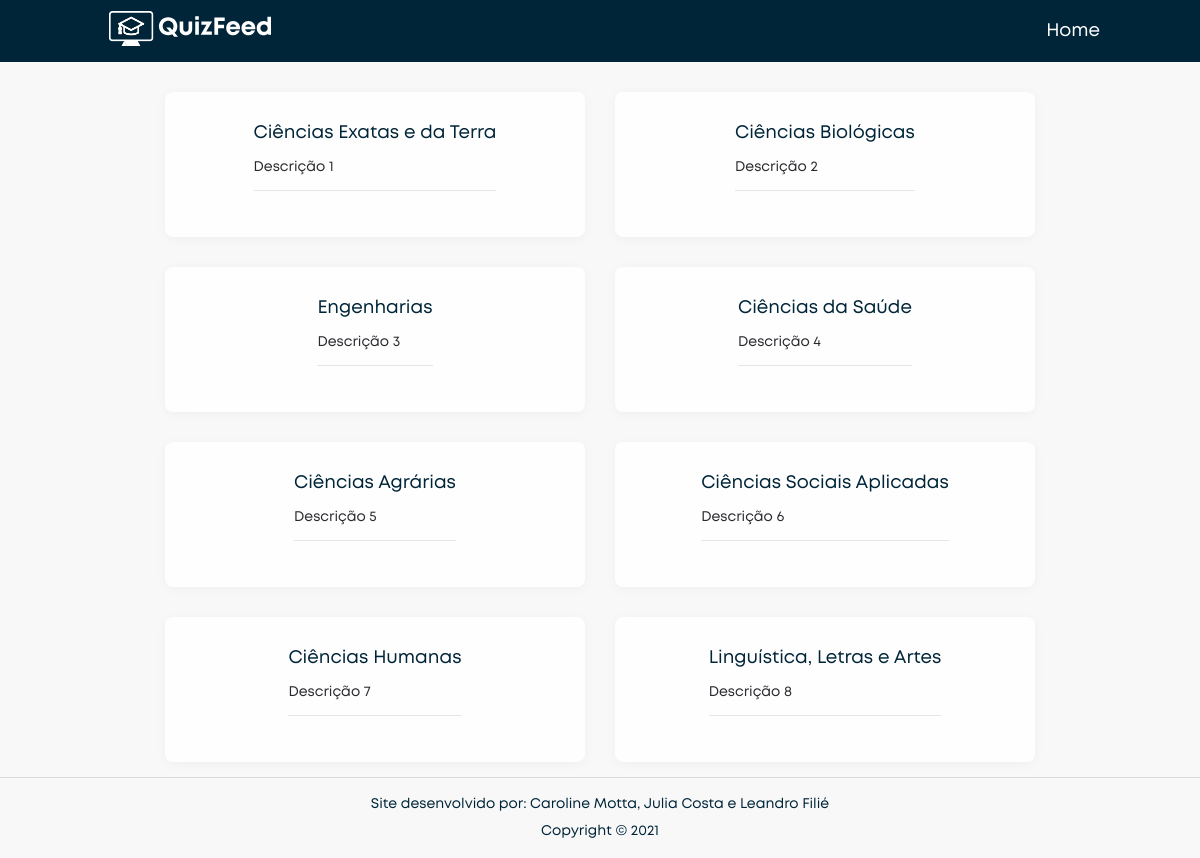
Page /areas.php on the earlier database version.
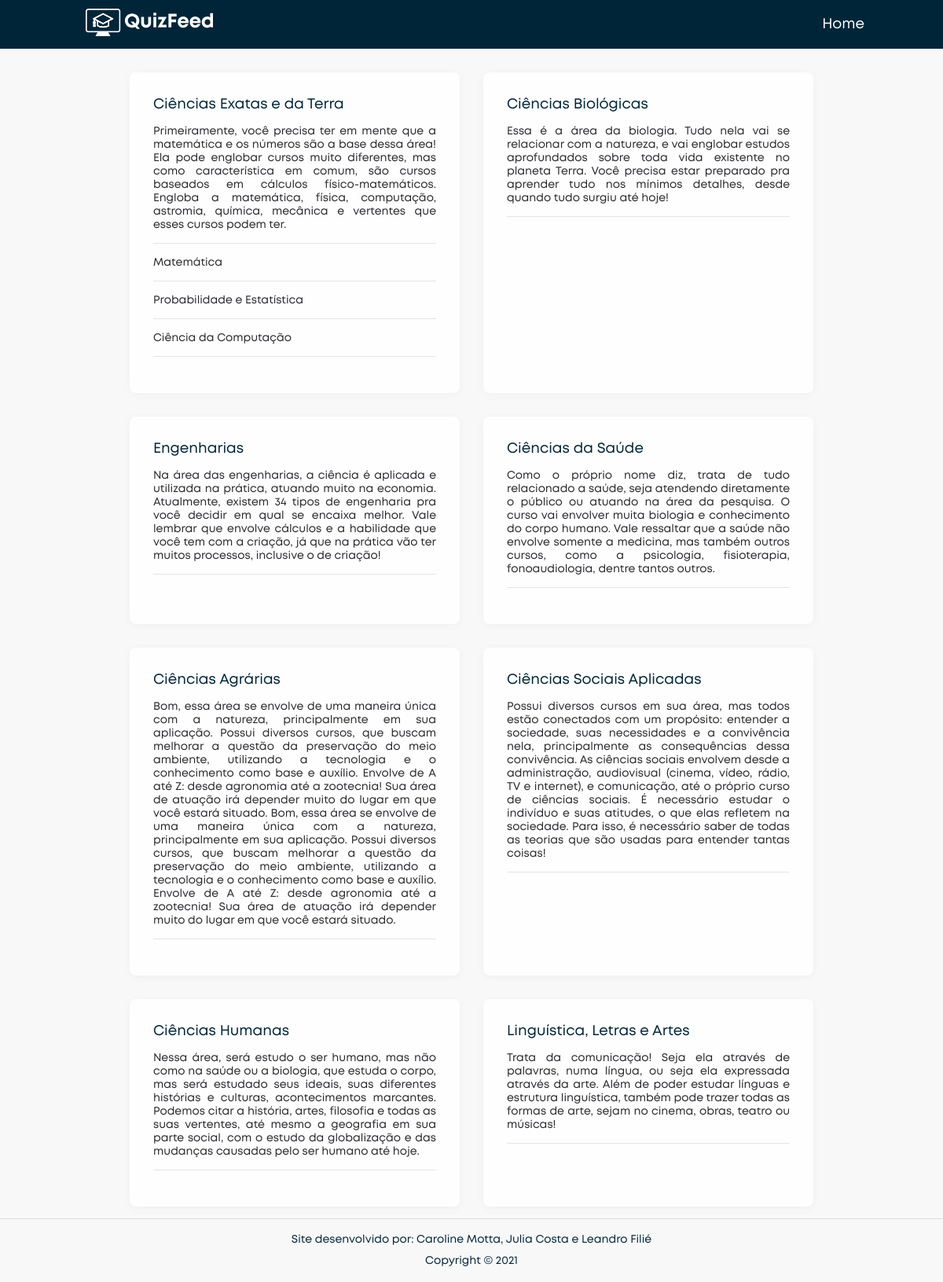
Same page on the later database version.
### tables this page shows
CREATE TABLE `area` (
  `id_area` int(11) NOT NULL,
  `nome` varchar(50) NOT NULL,
  `descricao` longtext NOT NULL
);

CREATE TABLE `curso` (
  `id_curso` int(11) NOT NULL,
  `nome` varchar(100) NOT NULL,
  `cod_area` int(11) NOT NULL
);

### areas.php (the view, shortened to what this page needs)
<!DOCTYPE html>
<html lang="pt-br">
<head>
    <?php include './inc/head.inc'; ?>
    <link rel="stylesheet" href="./style/areas.css">
</head>
<body>
    <header class="header">
        <nav>
            <div><a href="index.php"><img src="./assets/images/logo.svg" alt="logo" class="logo"></a></div>
            <ul class="menu">
                <li><a href="index.php">Home</a></li>
            </ul>
        </nav>
    </header>
    <main>
        <div class="areas">
            <?php
			include "inc/conexao.php";
				$select = 'SELECT *FROM area';
				$resultado = mysqli_query($conexao,$select);
                while($linha=mysqli_fetch_assoc($resultado)){
					$selectCursos = 'SELECT * FROM curso WHERE cod_area = '.$linha["id_area"].'';
					$resultadoCursos = mysqli_query($conexao,$selectCursos);
                    echo '
                        <div class="card">
                            <div class="card-content">
                                <h5>'.$linha["nome"].'</h5>
                                <p>
                                    '.$linha["descricao"].'
                                </p>
                                <div class="cursos">
								<span class="separador"></span>';
								while ($linhaCursos=mysqli_fetch_assoc($resultadoCursos)){
									echo '<p>'.$linhaCursos["nome"].'</p>
                                    <span class="separador"></span>';
								}
								echo '
                                </div>
                            </div>
                        </div>
                    ';
                }
            ?>
            </div>
    </main>
    <?php include './inc/footer.inc'; ?>
</body>
</html>

### inc/head.inc (shortened to what this page needs)
<link rel="stylesheet" href="./style/main.css">
<link rel="stylesheet" href="./style/menu_mobile.css">

### inc/footer.inc
<footer>
    <div> Site desenvolvido por: Caroline Motta, Julia Costa e Leandro Filié</div>
    <div>Copyright &copy 2021</div>
</footer>

### style/main.css (style rules this page uses)
:root { --azul: #002539; --laranja: #ed7201; --area-main: calc(100vh - 143px); --border-color: #e5e5e5; }
html { font-size: 14px; }
* { box-sizing: border-box; font-family: "Mont"; }
body { margin: 0; padding: 0; background: #f8f8f8; color: #29292e; }
.header { width: 100%; top: 0; z-index: 100; height: 62px; display: flex; align-items: center; justify-content: center; }
.header nav { width: 100%; max-width: 1000px; display: flex; align-items: center; justify-content: space-between; margin: 0 50px; }
.header nav .menu { display: flex; align-items: center; gap: 4rem; padding-left: 0; }
.header nav .menu li a { display: block; color: white; font-weight: 600; font-size: 1.3rem; }
main { max-width: 800px; }
.logo { width: 13rem; height: 2.5rem; }
ul { list-style: none; }
a { text-decoration: none; color: inherit; }
footer { display: flex; flex-direction: column; align-items: center; justify-content: center; height: 55px; width: 100%; padding: 40px 0; border-top: 1px #00253921 solid; text-align: center; }
footer div { margin: 5px 0; font-size: 1rem; color: #002539; }
* { scrollbar-width: thin; }

### style/areas.css (style rules this page uses)
header { background: var(--azul); }
main { display: flex; flex-direction: column; justify-content: flex-start; align-items: center; text-align: center; margin: auto; min-height: var(--area-main); max-width: 1500px; }
.areas { display: flex; justify-content: center; flex-wrap: wrap; margin: auto; padding-top: 15px; }
.areas .card { display: flex; flex-direction: column; align-items: center; width: 35%; min-width: 350px; margin: 15px; background: #fefefe; border-radius: 8px; border: none; box-shadow: 0px 2px 12px rgba(0, 0, 0, 0.04); }
.areas .card h5 { font-weight: bold; font-size: 1.3rem; text-align: justify; color: var(--azul); margin: 0; }
.areas .card p { font-size: 1rem; text-align: justify; }
.areas .card .card-content { text-align: center; height: 100%; padding: 30px; }
.areas .card .separador { display: block; height: 1px; width: 100%; margin-bottom: 16px; background: var(--border-color); }

Differences in the rows shown:
changed area "Ciências Exatas e da Terra": descricao "Descrição 1" → "Primeiramente, você precisa ter em mente que a matemática e os números são a base dessa área! Ela pode englobar cursos muito diferentes, mas como característica em comum, são cursos baseados em cálculos físico-matemáticos. Engloba a matemática, física, computação, astromia, química, mecânica e vertentes que esses cursos podem ter."
added curso: nome "Matemática", shown under area "Ciências Exatas e da Terra"
added curso: nome "Probabilidade e Estatística", shown under area "Ciências Exatas e da Terra"
added curso: nome "Ciência da Computação", shown under area "Ciências Exatas e da Terra"
changed area "Ciências Biológicas": descricao "Descrição 2" → "Essa é a área da biologia. Tudo nela vai se relacionar com a natureza, e vai englobar estudos aprofundados sobre toda vida existente no planeta Terra. Você precisa estar preparado pra aprender tudo nos mínimos detalhes, desde quando tudo surgiu até hoje!"
changed area "Engenharias": descricao "Descrição 3" → "Na área das engenharias, a ciência é aplicada e utilizada na prática, atuando muito na economia. Atualmente, existem 34 tipos de engenharia pra você decidir em qual se encaixa melhor. Vale lembrar que envolve cálculos e a habilidade que você tem com a criação, já que na prática vão ter muitos processos, inclusive o de criação!"
changed area "Ciências da Saúde": descricao "Descrição 4" → "Como o próprio nome diz, trata de tudo relacionado a saúde, seja atendendo diretamente o público ou atuando na área da pesquisa. O curso vai envolver muita biologia e conhecimento do corpo humano. Vale ressaltar que a saúde não envolve somente a medicina, mas também outros cursos, como a psicologia, fisioterapia, fonoaudiologia, dentre tantos outros."
changed area "Ciências Agrárias": descricao "Descrição 5" → "Bom, essa área se envolve de uma maneira única com a natureza, principalmente em sua aplicação. Possui diversos cursos, que buscam melhorar a questão da preservação do meio ambiente, utilizando a tecnologia e o conhecimento como base e auxílio. Envolve de A até Z: desde agronomia até a zootecnia! Sua área de atuação irá depender muito do lugar em que você estará situado. Bom, essa área se envolve de uma maneira única com a natureza, principalmente em sua aplicação. Possui diversos cursos, que buscam melhorar a questão da preservação do meio ambiente, utilizando a tecnologia e o conhecimento como base e auxílio. Envolve de A até Z: desde agronomia até a zootecnia! Sua área de atuação irá…"
changed area "Ciências Sociais Aplicadas": descricao "Descrição 6" → "Possui diversos cursos em sua área, mas todos estão conectados com um propósito: entender a sociedade, suas necessidades e a convivência nela, principalmente as consequências dessa convivência. As ciências sociais envolvem desde a administração, audiovisual (cinema, vídeo, rádio, TV e internet), e comunicação, até o próprio curso de ciências sociais. É necessário estudar o indivíduo e suas atitudes, o que elas refletem na sociedade. Para isso, é necessário saber de todas as teorias que são usadas para entender tantas coisas!"
changed area "Ciências Humanas": descricao "Descrição 7" → "Nessa área, será estudo o ser humano, mas não como na saúde ou a biologia, que estuda o corpo, mas será estudado seus ideais, suas diferentes histórias e culturas, acontecimentos marcantes. Podemos citar a história, artes, filosofia e todas as suas vertentes, até mesmo a geografia em sua parte social, com o estudo da globalização e das mudanças causadas pelo ser humano até hoje."
changed area "Linguística, Letras e Artes": descricao "Descrição 8" → "Trata da comunicação! Seja ela através de palavras, numa língua, ou seja ela expressada através da arte. Além de poder estudar línguas e estrutura linguística, também pode trazer todas as formas de arte, sejam no cinema, obras, teatro ou músicas!"
